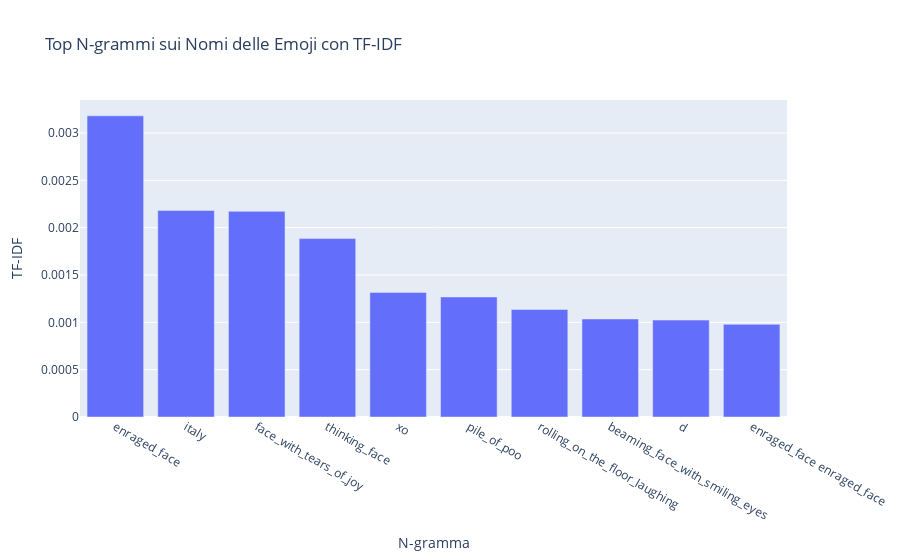

The code cell stored with this chart in its notebook:
### Markdown cell above
# TF-IDF

### Code cell
# Estrazion solo dei nomi delle emoji da `emojis_names`
def extract_emoji_names_only(text):
    return ' '.join(re.findall(r"\b\w+\b", text))  # Mantiene solo parole alfanumeriche

df['emoji_name_text'] = df['emojis_names'].apply(extract_emoji_names_only)

# Calcolo di TF-IDF sui nomi delle emoji
def calculate_tfidf_on_emoji_names(texts, min_n=1, max_n=3):
    vectorizer = TfidfVectorizer(ngram_range=(min_n, max_n), token_pattern=r'\b\w+\b') # genero gli n-grammi e calcolare TF-IDF
    X = vectorizer.fit_transform(texts)
    ngrams = vectorizer.get_feature_names_out()

    # Calcolo la media di TF-IDF per ogni n-gramma
    tfidf_values = np.mean(X.toarray(), axis=0)

    tfidf_df = pd.DataFrame({
        'N-gram': ngrams,
        'TF-IDF': tfidf_values
    }).sort_values(by='TF-IDF', ascending=False)

    return tfidf_df

# Eseguo TF-IDF sui tutti i nomi delle emoji
texts = df['emoji_name_text'].tolist()
tfidf_results = calculate_tfidf_on_emoji_names(texts, min_n=1, max_n=3)

# Risultati
print("Top N-grammi sui nomi delle emoji (TF-IDF):")
print(tfidf_results.head(10))

# Grafico
fig = px.bar(
    tfidf_results.head(10),
    x='N-gram',
    y='TF-IDF',
    title='Top N-grammi sui Nomi delle Emoji con TF-IDF',
    labels={'N-gram': 'N-gramma', 'TF-IDF': 'TF-IDF'}
)
fig.show()

### Figure 1 — Plotly figure (JSON) as saved in the notebook; plotly's stock layout.template omitted (floating-point values rounded to 4 significant figures)
{"data": [{"alignmentgroup": "True", "hovertemplate": "N-gramma=%{x}<br>TF-IDF=%{y}<extra></extra>", "legendgroup": "", "marker": {"color": "#636efa", "pattern": {"shape": ""}}, "name": "", "offsetgroup": "", "orientation": "v", "showlegend": false, "textposition": "auto", "type": "bar", "x": ["enraged_face", "italy", "face_with_tears_of_joy", "thinking_face", "xo", "pile_of_poo", "rolling_on_the_floor_laughing", "beaming_face_with_smiling_eyes", "d", "enraged_face enraged_face"], "xaxis": "x", "y": [0.003181, 0.002182, 0.002172, 0.001885, 0.001316, 0.001268, 0.001136, 0.001036, 0.001024, 0.0009785], "yaxis": "y"}], "layout": {"barmode": "relative", "legend": {"tracegroupgap": 0}, "title": {"text": "Top N-grammi sui Nomi delle Emoji con TF-IDF"}, "xaxis": {"anchor": "y", "domain": [0, 1], "title": {"text": "N-gramma"}}, "yaxis": {"anchor": "x", "domain": [0, 1], "title": {"text": "TF-IDF"}}}}
